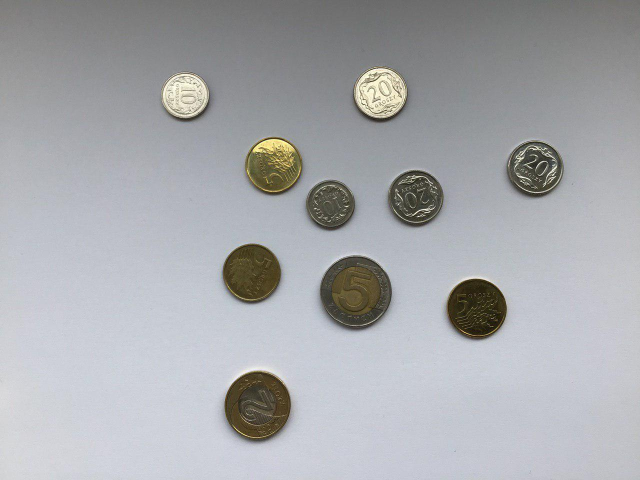
#> input picture examples/easy/coin1.jpg, 1280 x 960 px (shown at 1/2 size); its folder holds only this picture in this run
$ python -i project.py   (imports and definitions only)   (older library calls are emulated)
#> lines starting #> are read from the running program, lines starting #| are printed output that depends on the picture; after the words box and inside, x2 and y2 are one past the last pixel; in counts of white or black regions, pixels touching at a corner belong together
import sys, time, math, os

import numpy as np
from matplotlib import pylab as plt
import matplotlib.patches as mpatches
from scipy.signal import medfilt
from skimage import io
from skimage.transform import resize
from skimage.filters import sobel, threshold_yen, gaussian, median, threshold_li, threshold_isodata, threshold_otsu, \
    threshold_mean
from skimage.feature import canny
from skimage.morphology import watershed, remove_small_objects, binary_opening, remove_small_holes, dilation, disk, \
    binary_closing, erosion
from skimage.color import rgb2hsv
from skimage import exposure
from scipy import ndimage as ndi

from skimage.measure import label, regionprops

# to resize image
MAX_WIDTH = 500

D1z = 23
D2z = 21.50
D5z = 24
D5 = 19.50
D10 = 16.50
D20 = 18.50

# ratios from https://www.nbp.pl/home.aspx?f=/banknoty_i_monety/monety_obiegowe/opisy.html
R_10_20 = {"f": "10 gr", "s": "20 gr", 'r': D10 / D20}
R_20_1z = {"f": "20 gr", "s": "1 zł", 'r': D20 / D1z}
R_10_1z = {"f": "10 gr", "s": "1 zł", 'r': D10 / D1z}
R_10_5 = {"f": "10 gr", "s": "5 gr", "r": D10 / D5}
R_20_5 = {"f": "20 gr", "s": "5 gr", "r": D20 / D5}
R_1z_5 = {"f": "1 zł", "s": "5 gr", "r": D1z / D5}
R_10_2z = {"f": "10 gr", "s": "2 zł", "r": D10 / D2z}
R_20_2z = {"f": "10 gr", "s": "2 zł", "r": D20 / D2z}
R_1z_2z = {"f": "10 gr", "s": "2 zł", "r": D1z / D2z}
R_10_5z = {"f": "10 gr", "s": "5 zł", "r": D10 / D5z}
R_20_5z = {"f": "10 gr", "s": "5 zł", "r": D20 / D5z}
R_1z_5z = {"f": "10 gr", "s": "5 zł", "r": D1z / D5z}


# font settings for label
font = {'family': 'serif',
        'color': 'darkred',
        'weight': 'normal',
        'size': 12,
        }


# resize image when upload
def im_resize(img):
    return resize(img, (int(img.shape[0] * (MAX_WIDTH / img.shape[1])), MAX_WIDTH))
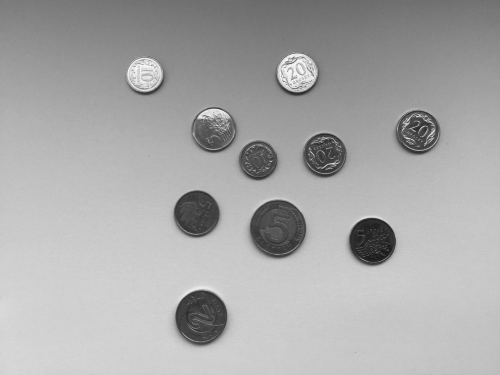
#> returned value: shape (375, 500) float64; min 0.0979, max 0.986, mean 0.664


#
def get_contrasted(img, perc):
    # MIN = 180/255
    # MAX = 1
    # norm = (img - MIN) / (MAX - MIN)
    # norm[norm[:, :] > 1] = 1
    # norm[norm[:, :] < 0] = 0

    # OR
    #
#> called with perc = 15
    gamma_coef = 1.5
    norm = img ** gamma_coef
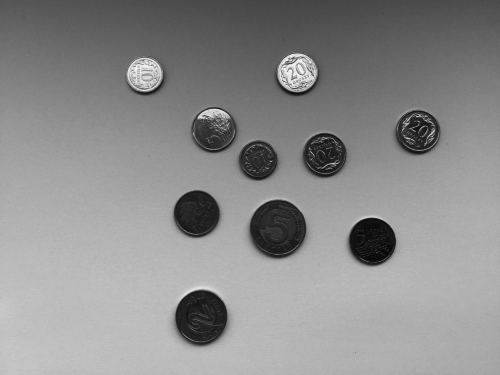
#> norm: shape (375, 500) float64; min 0.0306, max 0.979, mean 0.552

    return norm


def check_color(h, s, v):
    txt = None
    if v < .1:
        print('Too dark')
    # detect coin's color
    if .7 > s > .3 and 65 / 360 > h > 20 / 360:
        txt = 'Golden'
    elif .3 >= s > 0:
        txt = 'Silver'
    else:
        print(f"Unknown color, hue: {h * 360}, saturation: {s}")
    return txt


def get_average_hsv(segment):
    col = np.average(rgb2hsv(segment), axis=(0, 1))
    h, s, v = col[0], col[1], col[2]
    return h, s, v


def check_if_five(coin):
    # -- diameter for golden kernel is 16, whole coin diameter is 24 (1/3)
    r = coin.shape[0] // 6
    rf = r // 2
    c = coin.shape[1] // 2
    coin_check_point = coin[rf:rf + rf, c - rf:c + rf, :]
    h, s, v = get_average_hsv(coin_check_point)
    if check_color(h, s, v) == "Silver":
        return True
    return False


def check_if_two(coin):
    r = coin.shape[0] // 5
    rf = r // 3
    c = coin.shape[1] // 2
    coin_check_point = coin[rf:rf + rf, c - rf:c + rf, :]
    h, s, v = get_average_hsv(coin_check_point)
    if check_color(h, s, v) == "Golden":
        return True
    return False


def get_diameter(rectangle):
    return (rectangle.get_width() + rectangle.get_height()) / 2


def check_silver_with_another(coin, gold_ls, two_ls, five_ls):
    if isinstance(gold_ls, list) and len(gold_ls) > 0:
        avr = sum([get_diameter(x) for x in gold_ls]) / (len(gold_ls))
        ratios = [R_1z_5, R_10_5, R_20_5]
    elif isinstance(two_ls, list) and len(two_ls) > 0:
        avr = sum([get_diameter(x) for x in two_ls]) / (len(two_ls))
        ratios = [R_1z_2z, R_10_2z, R_20_2z]
    elif isinstance(five_ls, list) and len(five_ls) > 0:
        avr = sum([get_diameter(x) for x in five_ls]) / (len(five_ls))
        ratios = [R_1z_2z, R_10_2z, R_20_2z]
    else:
        return None
    diameter = get_diameter(coin)
    diffs = [abs(diameter / avr - x['r']) for x in ratios]
    idx_min = diffs.index(min(diffs))
    return ratios[idx_min]['f']


def check_silver(coin_ls, gold_ls=None, two_ls=None, five_ls=None):
    # create matrix:
    #                   1 if ratio is bigger or equal to 1
    #                   else [0, 1] - ratio
    m = np.full((len(coin_ls), len(coin_ls)), 1.)
    dic = {}
    # for each two coins add note about ratio according description above
    for i1 in range(len(coin_ls)):
        for i2 in range(len(coin_ls)):
            if i1 == i2:
                continue
            # get diameter of rectangle which contains coin -> get coins average diameter
            coin1_diameter = get_diameter(coin_ls[i1])
            coin2_diameter = get_diameter(coin_ls[i2])
            m[i1][i2] = coin1_diameter / coin2_diameter if coin1_diameter / coin2_diameter < 1 else 1
    # list of ratio for each set of coins
    r_ls = [R_10_1z, R_10_20, R_20_1z]
    # until we're able to find the best ratio for each coin
    while np.min(m) != 1:
        mins = []
        for r in r_ls:
            temp_m = abs(m - r['r'])
            # get minimal difference between expected and real ratio
            mins.append([np.min(temp_m), np.where(temp_m == np.min(temp_m))])
        # find overall minimal error (the most proper combination of coins)
        f_half = [min_i[0] for min_i in mins]
        m_min = min(f_half)
        idx = f_half.index(m_min)
        # if we have the same value multiple times:
        #                           for each of them mark coin
        for i in range(len(mins[idx][1][0])):
            x, y = mins[idx][1][0][i], mins[idx][1][1][i]
            # set as marked
            m[x, y] = 1
            if x not in dic:
                dic[x] = r_ls[idx]["f"]
            if y not in dic:
                dic[y] = r_ls[idx]['s']
    for i in range(len(coin_ls)):
        # if there're coins which are not marked
        if i not in dic:
            # if we have no information about 5 gr diameter - no option to determine
            #                                                 what this coin is
            if not gold_ls:
                dic[i] = "Unknown"
            # else try to find the closest matching with 5 gr ratio
            else:
                res = check_silver_with_another(coin_ls[i], gold_ls, two_ls, five_ls)
                dic[i] = res if res else "unknown"
    return dic


def main(level='easy'):
    for n, file in enumerate(os.listdir(f'examples/{level}')):
        if not any([extension in file.lower() for extension in ['jpg', 'jpeg', 'png']]):
            continue
        # -- read image from input and make edge detection to find ellipse next
        im = im_resize(io.imread(f'examples/{level}/{file}', as_gray=True))

        # -- add contrast
        im = get_contrasted(im, 15)

        im = binary_closing(canny(im))
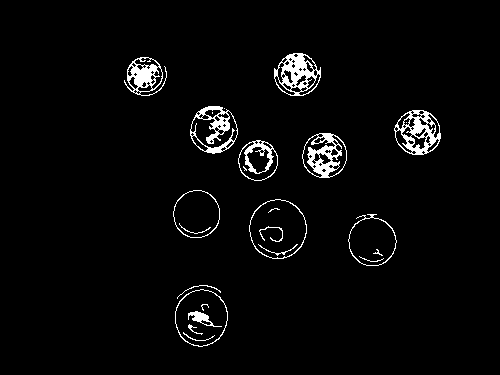
#> im: shape (375, 500) bool; 3.2% white; 25 white regions (6 under 20 px), largest, box (x1, y1, x2, y2) and area: (274, 53, 321, 96) 949, (394, 110, 441, 155) 930, (302, 133, 347, 178) 848


        objects = binary_closing(ndi.binary_fill_holes(im))
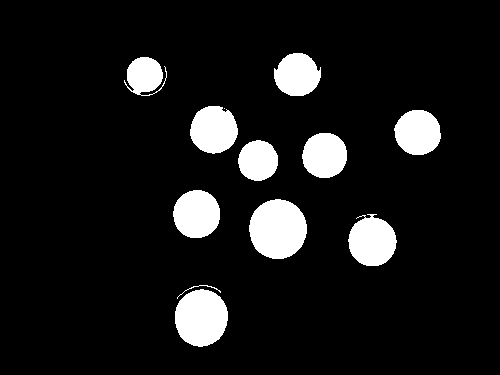
#> objects: shape (375, 500) bool; 9.5% white; 12 white regions (1 under 20 px), largest, box (x1, y1, x2, y2) and area: (249, 199, 307, 259) 2721, (175, 289, 228, 347) 2398, (348, 214, 397, 266) 1888

        objects = remove_small_objects(objects, 400)
#> objects: shape (375, 500) bool; 9.4% white; 10 white regions, largest, box (x1, y1, x2, y2) and area: (249, 199, 307, 259) 2721, (175, 289, 228, 347) 2398, (348, 214, 397, 266) 1877

        # get labels from the objects on modified 2d array
        labels = label(objects)
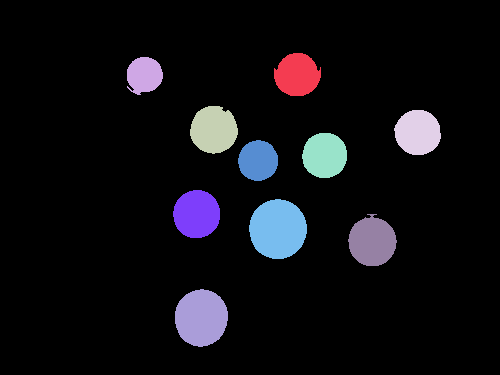
#> labels: shape (375, 500) int32; 11 distinct labels, from 0 to 10; one colour per label, 0 black

        im_rgb = im_resize(io.imread(f'examples/{level}/{file}'))
#> in im_resize (call 2), `return resize(img, (int(img.shape[0] * (MAX_WIDTH / img.shape[1])), MA..`:
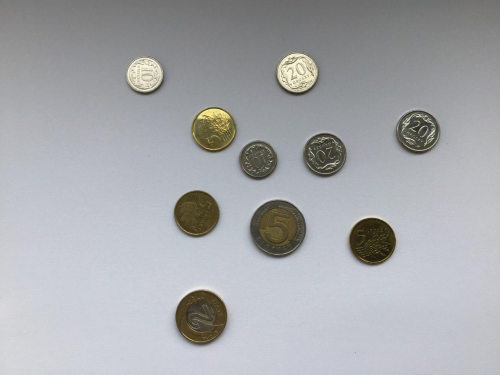
#> returned value: shape (375, 500, 3) float64; mean of channels 0, 1, 2 0.658, 0.664, 0.677; drawn as R, G, B

        fig, ax = plt.subplots(figsize=(6, 6))

        ax.imshow(im_rgb)

        ls_silver = []
        ls_5gr = []
        ls_2 = []
        ls_5 = []
        for region in regionprops(labels):

            if region.area >= 40:
                # draw rectangle around segmented coins
                minr, minc, maxr, maxc = region.bbox

                rect = mpatches.Rectangle((minc, minr), maxc - minc, maxr - minr,
                                          fill=False, edgecolor='green', linewidth=2)
                center = [int(rect.get_x() + rect.get_width() / 2), int(rect.get_y() + rect.get_height() / 2), ]

                h, s, v = get_average_hsv(im_rgb[center[1] - 5:center[1] + 5, center[0] - 5:center[0] + 5, :])
                coin_center_color = check_color(h, s, v)
                if isinstance(coin_center_color, type(None)):
                    continue
                if coin_center_color == "Golden":
                    five = check_if_five(im_rgb[minr:maxr, minc:maxc, :])
                    if five:
                        coin_center_color = "5 zł"
                        ls_5.append(rect)
                    else:
                        coin_center_color = "5 gr"
                        ls_5gr.append(rect)
                elif coin_center_color == "Silver":
                    two = check_if_two(im_rgb[minr:maxr, minc:maxc, :])
                    if two:
                        coin_center_color = "2 zł"
                        ls_2.append(rect)
                    else:
                        ls_silver.append(rect)
                        continue
                ax.add_patch(rect)
                ax.text(rect.get_x(), rect.get_y() - 3, coin_center_color, fontdict=font)
                ax.axis('off')
#> this loop made 10 passes
#> (minr, minc, maxr, maxc, center) on passes 1, 2, 4, 5, 6, 10: (53, 274, 96, 321, [297, 74]), (57, 127, 95, 163, [145, 76]), (110, 394, 155, 441, [417, 132]), (133, 302, 178, 347, [324, 155]), (140, 238, 181, 278, [258, 160]), (289, 175, 347, 228, [201, 318])
#> (minr, minc, maxr, maxc, center) on passes 3, 7, 8, 9: (106, 190, 154, 238, [214, 130]), (190, 173, 238, 220, [196, 214]), (199, 249, 259, 307, [278, 229]), (214, 348, 266, 397, [372, 240])
#> after the loop, five = False; ls_2 = 1 item; ls_5 = 1 item; ls_5gr = 3 items; ls_silver = 5 items; two = True
        if len(ls_silver) > 0:
            names = check_silver(ls_silver, ls_5gr, ls_2, ls_5)
#> in check_silver, `m = np.full((len(coin_ls), len(coin_ls)), 1.)`: m = [[1, 1, 1, 1, 1], [1, 1, 1, 1, 1], [1, 1, 1, 1, 1], [1, 1, 1, 1, 1], [1, 1, 1, 1, 1]]
#> the loop in check_silver, `for i1 in range(len(coin_ls)):` made 5 passes
#> after the loop in check_silver, `for i1 in range(len(coin_ls)):`: m = [[1, 1, 0.978, 1, 1], [0.822, 1, 0.804, 0.822, 0.914], [1, 1, 1, 1, 1], [1, 1, 0.978, 1, 1], [0.9, 1, 0.88, 0.9, 1]]
#> the loop in check_silver, `while np.min(m) != 1:` made 6 passes
#> (f_half, m_min, idx) on passes 1 to 6: ([0.087, 0.00811, 0], 0, 2), ([0.105, 0.00811, 0.0179], 0.00811, 1), ([0.105, 0.0115, 0.0179], 0.0115, 1), ([0.105, 0.0217, 0.0179], 0.0179, 2), ([0.196, 0.0217, 0.109], 0.0217, 1), ([0.261, 0.0864, 0.174], 0.0864, 1)
#> after the loop in check_silver, `while np.min(m) != 1:`: dic = {1: '20 gr', 2: '1 zł', 4: '10 gr', 0: '20 gr', 3: '20 gr'}; m = [[1, 1, 1, 1, 1], [1, 1, 1, 1, 1], [1, 1, 1, 1, 1], [1, 1, 1, 1, 1], [1, 1, 1, 1, 1]]
#> the loop in check_silver, `for i in range(len(coin_ls)): # if there're coins which are not marked` made 5 passes
#> names has the same summary as dic in check_silver
            for i in range(len(ls_silver)):
                rect = ls_silver[i]
                ax.add_patch(rect)
                ax.text(rect.get_x(), rect.get_y() - 3, names[i], fontdict=font)
#> this loop made 5 passes
        plt.show()


def mainloop():
    main('easy')
    # main("medium")
    # main("hard")


# [2 lines not run here, left out]

>>> result = main()
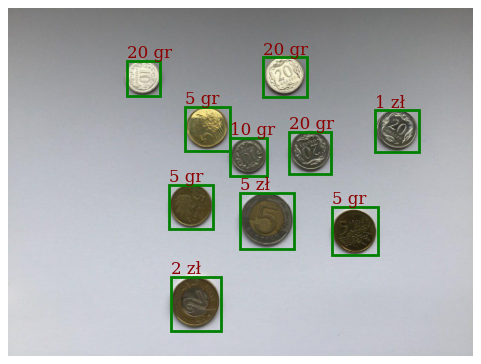
#> figure drawn by matplotlib, 1 panel

$ run again, on examples/easy/coin10.jpg
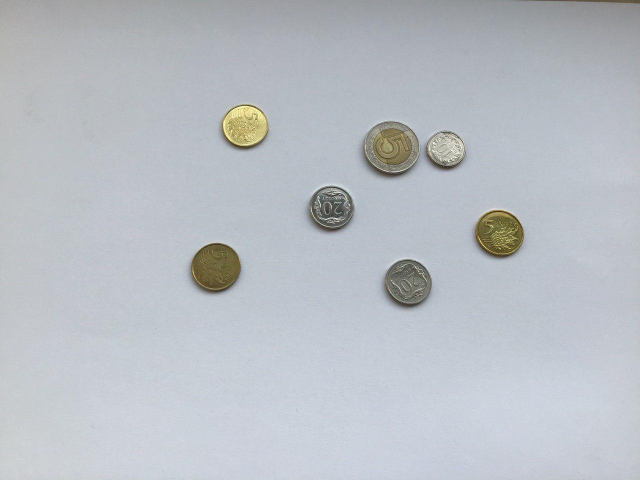
#> input picture examples/easy/coin10.jpg, 1280 x 960 px (shown at 1/2 size)
#> im: shape (375, 500) bool; 1.9% white; 11 white regions, largest, box (x1, y1, x2, y2) and area: (282, 94, 329, 140) 641, (239, 145, 277, 182) 590, (299, 202, 338, 241) 583
#> in main, `labels = label(objects)`:
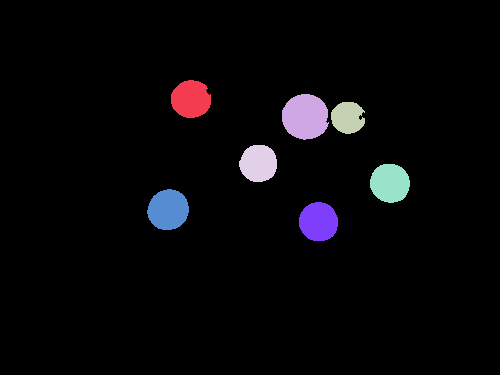
#> labels: shape (375, 500) int32; 8 distinct labels, from 0 to 7; one colour per label, 0 black
#> the loop in main, `for region in regionprops(labels): ` made 7 passes
#> (minr, minc, maxr, maxc, center) on passes 1, 2, 5, 6: (80, 171, 118, 211, [191, 99]), (94, 282, 140, 329, [305, 117]), (164, 370, 203, 410, [390, 183]), (189, 147, 230, 189, [168, 209])
#> after the loop in main, `for region in regionprops(labels):`: five = False; ls_2 = []; ls_5 = 1 item; ls_5gr = 3 items; two = False
#> in check_silver, `m = np.full((len(coin_ls), len(coin_ls)), 1.)`: m = [[1, 1, 1], [1, 1, 1], [1, 1, 1]]
#> the loop in check_silver, `for i1 in range(len(coin_ls)):` made 3 passes
#> after the loop in check_silver, `for i1 in range(len(coin_ls)):`: m = [[1, 0.88, 0.846], [1, 1, 0.962], [1, 1, 1]]
#> the loop in check_silver, `while np.min(m) != 1:` made 3 passes
#> (f_half, m_min, idx) on passes 1 to 3: ([0.129, 0.0119, 0.0418], 0.0119, 1), ([0.129, 0.0457, 0.0418], 0.0418, 2), ([0.244, 0.0696, 0.157], 0.0696, 1)
#> after the loop in check_silver, `while np.min(m) != 1:`: dic = {0: '10 gr', 1: '20 gr', 2: '1 zł'}; m = [[1, 1, 1], [1, 1, 1], [1, 1, 1]]
#> the loop in check_silver, `for i in range(len(coin_ls)): # if there're coins which are not marked` made 3 passes
#> names = {0: '10 gr', 1: '20 gr', 2: '1 zł'}
#> the loop in main, `for i in range(len(ls_silver)):` made 3 passes
#> `result = main()`:
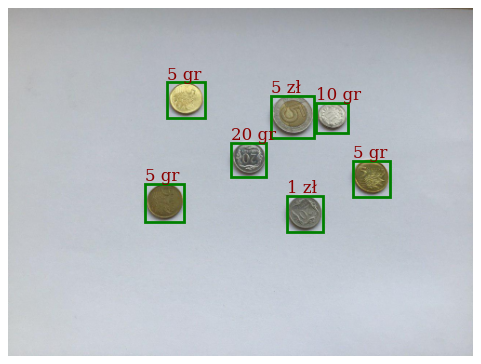
#> figure drawn by matplotlib, 1 panel
